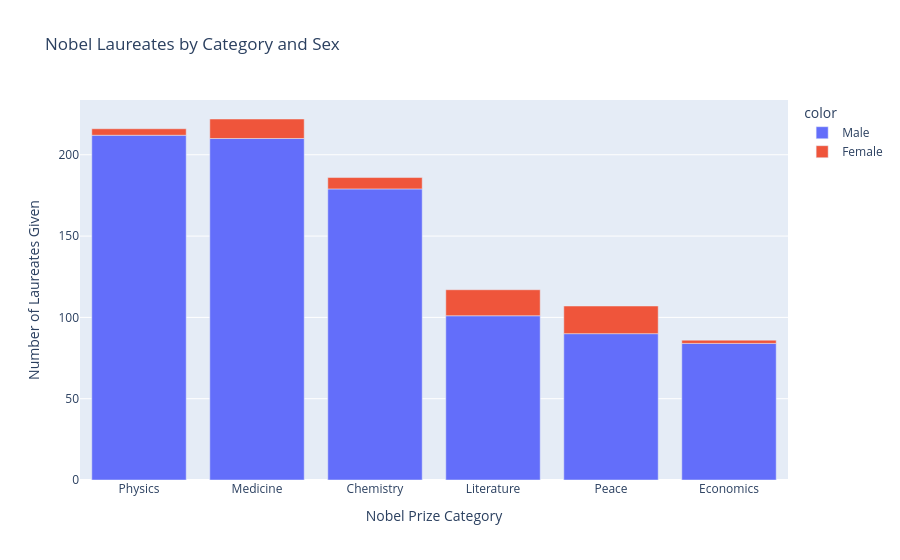

The code cell stored with this chart in its notebook:
### Markdown cell above
# Male and Female Winners by Category

**Challenge**: Create a [plotly bar chart](https://plotly.com/python/bar-charts/) that shows the split between men and women by category. 
* Hover over the bar chart. How many prizes went to women in Literature compared to Physics?

<img src=https://i.imgur.com/od8TfOp.png width=650>

### Code cell
df_cat_and_sex = df_data.groupby(['category','sex'], as_index = False).agg({"prize":pd.Series.count})
df_cat_and_sex.sort_values("prize", ascending = False, inplace=True)

fig = px.bar(x=df_cat_and_sex.category, y = df_cat_and_sex.prize,
             title = 'Nobel Laureates by Category and Sex',
             color = df_cat_and_sex.sex)

fig.update_layout(xaxis_title = "Nobel Prize Category", yaxis_title = "Number of Laureates Given")

fig.show()

### Figure 1 — Plotly figure (JSON) as saved in the notebook; plotly's stock layout.template omitted (floating-point values rounded to 4 significant figures)
{"data": [{"hovertemplate": "color=Male<br>x=%{x}<br>y=%{y}<extra></extra>", "legendgroup": "Male", "marker": {"color": "#636efa", "pattern": {"shape": ""}}, "name": "Male", "orientation": "v", "showlegend": true, "textposition": "auto", "type": "bar", "x": ["Physics", "Medicine", "Chemistry", "Literature", "Peace", "Economics"], "xaxis": "x", "y": [212, 210, 179, 101, 90, 84], "yaxis": "y"}, {"hovertemplate": "color=Female<br>x=%{x}<br>y=%{y}<extra></extra>", "legendgroup": "Female", "marker": {"color": "#EF553B", "pattern": {"shape": ""}}, "name": "Female", "orientation": "v", "showlegend": true, "textposition": "auto", "type": "bar", "x": ["Peace", "Literature", "Medicine", "Chemistry", "Physics", "Economics"], "xaxis": "x", "y": [17, 16, 12, 7, 4, 2], "yaxis": "y"}], "layout": {"barmode": "relative", "legend": {"title": {"text": "color"}, "tracegroupgap": 0}, "title": {"text": "Nobel Laureates by Category and Sex"}, "xaxis": {"anchor": "y", "domain": [0, 1], "title": {"text": "Nobel Prize Category"}}, "yaxis": {"anchor": "x", "domain": [0, 1], "title": {"text": "Number of Laureates Given"}}}}
